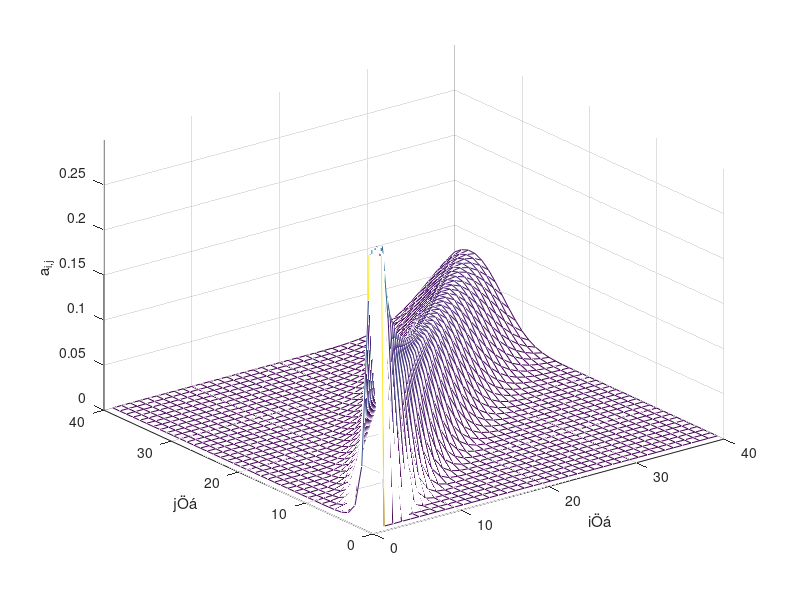

Write the MATLAB code that produced this figure. (Note: this script raises an error after producing the figure.)
rang=40;
A=zeros(rang,rang);
xi=zeros(rang);
xi(1)=0.25;xi(2)=0.5;xi(3)=0.1875;xi(4)=0.0625;
A(1,1)=1;
% A(2,1)=0.25;A(2,2)=0.5;A(2,3)=0.1875;A(2,4)=0.0625;
for i =1:rang-1
    for j=0:rang-1
        for k= 0:j
            A(i+1,j+1)=A(i+1,j+1)+xi(k+1)*A(i,j-k+1);
        end
    end
end
[X,Y] = meshgrid(1:size(A,1),1:size(A,2));
a=figure;
mesh(X,Y,A)
%set(gca,'ZScale','log');
xlabel("iÖá");
ylabel("jÖá");
zlabel("a_{i,j}");
zlim([0,0.3]);
title([num2str(rang)+"\times"+num2str(rang)+"×´Ì¬×ªÒÆ¾ØÕó"]);
saveas(a,"matrix.jpg");
for i =1:10
    fprintf("%f",A(i,1))
    for j=2:10
        fprintf("&%.4f",A(i,j))
    end
    fprintf("\\\\\n");
end
